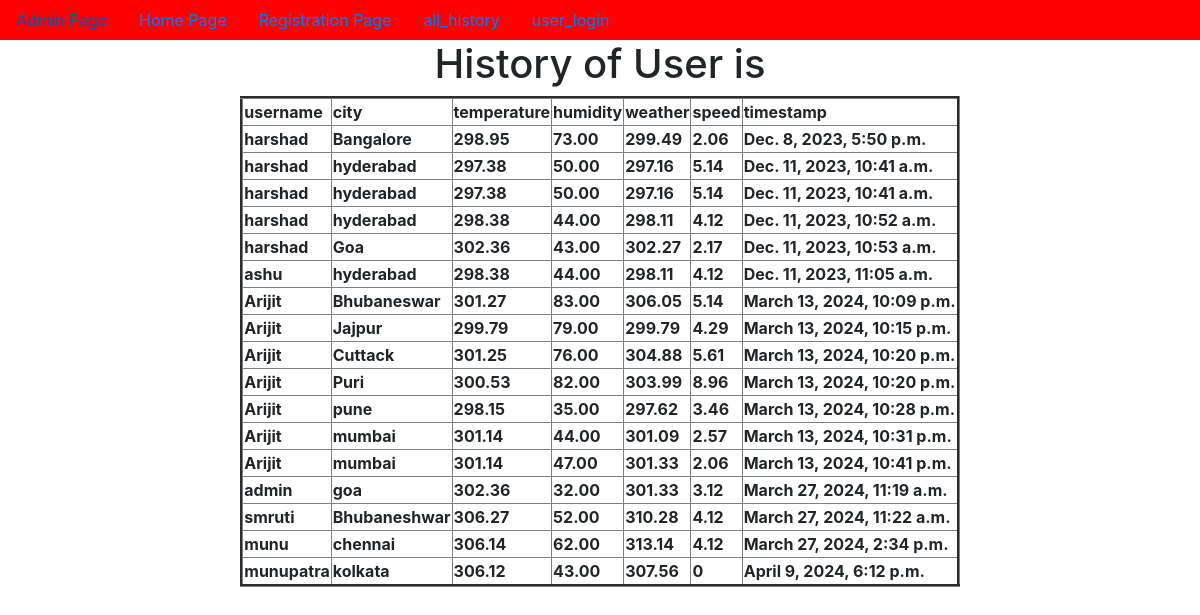
The app's page /all_history/ with its own data.
### app/models.py (models this page shows, shortened)
class WeatherData(models.Model):
    username=models.ForeignKey(User,on_delete=models.CASCADE,default=0)
    city = models.CharField(max_length=100)
    temperature = models.DecimalField(max_digits=5, decimal_places=2)
    humidity = models.DecimalField(max_digits=5, decimal_places=2)
    weather=models.CharField(max_length=10,default=0)
    speed=models.CharField(max_length=10,default=0)
    timestamp = models.DateTimeField(auto_now_add=True)

### app/views.py (the view)
# urls.py: path('all_history/',all_history,name='all_history'),
def all_history(request):
    LWO=WeatherData.objects.all()
    d={'LWO':LWO}
    return render(request,'user_history.html',d)

### templates/user_history.html (shortened to what this page needs)
{% extends 'dummy.html' %}
{% block body_block %}
<h1>History of User is </h1>
    <table border="3px">
        <tr><th>username</th>
            <th>city</th>
            <th>temperature</th>
            <th>humidity</th>
            <th>weather</th>
            <th>speed</th>
            <th>timestamp</th>
        </tr>
{% for obj in LWO %}
        <tr><th>{{obj.username}}</th>
            <th>{{obj.city}}</th>
            <th>{{obj.temperature}}</th>
            <th>{{obj.humidity}}</th>
            <th>{{obj.weather}}</th>
            <th>{{obj.speed}}</th>
            <th>{{obj.timestamp}}</th>
        </tr>
{% endfor %}
    </table>
{% endblock %}

### templates/dummy.html (shortened to what this page needs)
<!doctype html>
<html lang="en">
  <head>
    <link rel="stylesheet" href="https://cdn.jsdelivr.net/npm/bootstrap@4.6.2/dist/css/bootstrap.min.css">
  </head>
  <body>
    <center>
    <nav class="nav" style="background-color:red">
        <a href="{% url 'admin:index' %}" class="nav-link">Admin Page</a>
        <a href="{% url 'home' %}" class="nav-link">Home Page</a>
        <a href="{% url 'registration' %}" class="nav-link">Registration Page</a>
        <a href="{% url 'all_history' %}" class="nav-link">all_history</a>
        {% if user.is_authenticated %}
        <a href="{% url 'user_logout' %}" class="nav-link">user_logout</a>
        <a href="{% url 'profile_display' %}" class="nav-link">profile_display</a>
        <a href="{% url 'change_password' %}" class="nav-link">change_password</a>
        <a href="{% url 'search' %}" class="nav-link">search</a>
        <a href="{% url 'user_history' %}" class="nav-link">user_history</a>
        {% else %}
        <a href="{% url 'user_login' %}" class="nav-link">user_login</a>
        {% endif %}
      </nav>
{% block body_block %}
{% endblock %}
</center>
  </body>
</html>

### records on screen
WeatherData: username "harshad", city "Bangalore", temperature "298.95", humidity "73.00", weather "299.49", speed "2.06", timestamp "Dec. 8, 2023, 5:50 p.m."
WeatherData: username "harshad", city "hyderabad", temperature "297.38", humidity "50.00", weather "297.16", speed "5.14", timestamp "Dec. 11, 2023, 10:41 a.m."
WeatherData: username "harshad", city "hyderabad", temperature "297.38", humidity "50.00", weather "297.16", speed "5.14", timestamp "Dec. 11, 2023, 10:41 a.m."
WeatherData: username "harshad", city "hyderabad", temperature "298.38", humidity "44.00", weather "298.11", speed "4.12", timestamp "Dec. 11, 2023, 10:52 a.m."
WeatherData: username "harshad", city "Goa", temperature "302.36", humidity "43.00", weather "302.27", speed "2.17", timestamp "Dec. 11, 2023, 10:53 a.m."
WeatherData: username "ashu", city "hyderabad", temperature "298.38", humidity "44.00", weather "298.11", speed "4.12", timestamp "Dec. 11, 2023, 11:05 a.m."
WeatherData: username "Arijit", city "Bhubaneswar", temperature "301.27", humidity "83.00", weather "306.05", speed "5.14", timestamp "March 13, 2024, 10:09 p.m."
WeatherData: username "Arijit", city "Jajpur", temperature "299.79", humidity "79.00", weather "299.79", speed "4.29", timestamp "March 13, 2024, 10:15 p.m."
WeatherData: username "Arijit", city "Cuttack", temperature "301.25", humidity "76.00", weather "304.88", speed "5.61", timestamp "March 13, 2024, 10:20 p.m."
WeatherData: username "Arijit", city "Puri", temperature "300.53", humidity "82.00", weather "303.99", speed "8.96", timestamp "March 13, 2024, 10:20 p.m."
WeatherData: username "Arijit", city "pune", temperature "298.15", humidity "35.00", weather "297.62", speed "3.46", timestamp "March 13, 2024, 10:28 p.m."
WeatherData: username "Arijit", city "mumbai", temperature "301.14", humidity "44.00", weather "301.09", speed "2.57", timestamp "March 13, 2024, 10:31 p.m."
WeatherData: username "Arijit", city "mumbai", temperature "301.14", humidity "47.00", weather "301.33", speed "2.06", timestamp "March 13, 2024, 10:41 p.m."
WeatherData: username "admin", city "goa", temperature "302.36", humidity "32.00", weather "301.33", speed "3.12", timestamp "March 27, 2024, 11:19 a.m."
WeatherData: username "smruti", city "Bhubaneshwar", temperature "306.27", humidity "52.00", weather "310.28", speed "4.12", timestamp "March 27, 2024, 11:22 a.m."
WeatherData: username "munu", city "chennai", temperature "306.14", humidity "62.00", weather "313.14", speed "4.12", timestamp "March 27, 2024, 2:34 p.m."
WeatherData: username "munupatra", city "kolkata", temperature "306.12", humidity "43.00", weather "307.56", speed "0", timestamp "April 9, 2024, 6:12 p.m."
